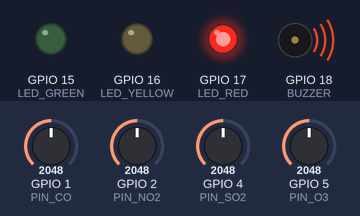
The sketch below on a simulated ESP32-S3. On the bench: output pins drawn as LEDs (lit = HIGH), buzzer (waves = sounding). The inputs (shaded band) are chosen by the test bench; at power-on: GPIO 1 (PIN_CO) = 2048, GPIO 4 (PIN_SO2) = 2048, GPIO 2 (PIN_NO2) = 2048, GPIO 5 (PIN_O3) = 2048 (analog values on the 0–4095 scale). WiFi joins after 1.5 s; servers stay silent unless stated; random numbers use the default seed unless the sketch sets one; web services answer with replies made up by the test bench; what the sketch prints to the serial monitor is not drawn.

Above: at 2.7 s.
2.8 s: GPIO 1 (PIN_CO) set to 453
6.9 s: GPIO 1 (PIN_CO) set to 398
At 10.9 s:
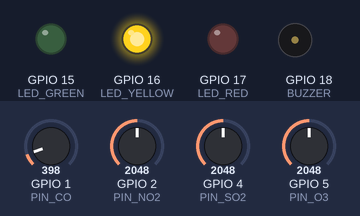
11.0 s: GPIO 1 (PIN_CO) set to 172
12.5 s: GPIO 4 (PIN_SO2) set to 180
15.9 s: GPIO 4 (PIN_SO2) set to 152
At 17.5 s:
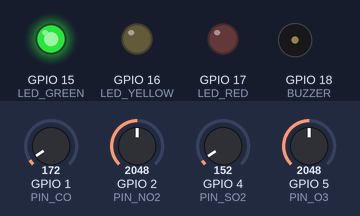
19.2 s: GPIO 4 (PIN_SO2) set to 26
Timing chart, 0 to 22.2 s (numbered marks = the images above; inputs shaded):
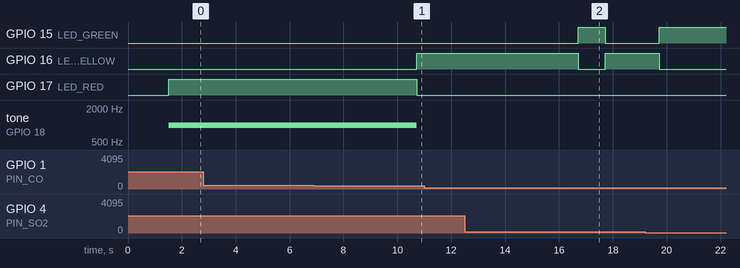

Measured:
- the behaviour switches between 417 and 416 on GPIO 1 (PIN_CO) (found by bisection; images 0 and 1)
- the behaviour switches between 169 and 168 on GPIO 4 (PIN_SO2) (found by bisection; images 1 and 2)
- after the input at 2.8 s, every drawn part: stays the same
- after the input at 6.9 s, GPIO 16 (LED_YELLOW): LOW → HIGH after 3.8 s; GPIO 17 (LED_RED): HIGH → LOW after 3.8 s; tone on GPIO 18 (BUZZER): 1000 Hz → silent after 3.8 s
- after the input at 11.0 s, every drawn part: stays the same
- after the input at 12.5 s, every drawn part: stays the same
- after the input at 15.9 s, GPIO 15 (LED_GREEN): LOW → HIGH after 0.82 s, → LOW 1.0 s later; GPIO 16 (LED_YELLOW): HIGH → LOW after 0.82 s, → HIGH 1.0 s later

The sketch:

sketch.ino
```cpp
#include <WiFi.h>
#include <WiFiClientSecure.h>
#include <HTTPClient.h>
#include "aq_model.h"

// ---- WiFi / ThingSpeak settings ----
const char* WIFI_SSID    = "Wokwi-GUEST";
const char* WIFI_PASS    = "";
const char* TS_WRITE_KEY = "YOUR_WRITE_API_KEY";
const unsigned long UPLOAD_INTERVAL_MS = 20000;

// ---- Pins (ADC1 pins, safe to use with WiFi) ----
const int PIN_CO  = 1;
const int PIN_NO2 = 2;
const int PIN_SO2 = 4;
const int PIN_O3  = 5;

const int LED_GREEN  = 15;
const int LED_YELLOW = 16;
const int LED_RED    = 17;
const int BUZZER     = 18;

// ---- Full-scale value of each pot, in the SAME units as the training CSV ----
const float CO_MAX  = 3534.0f;
const float NO2_MAX = 110.0f;
const float SO2_MAX = 173.0f;
const float O3_MAX  = 212.0f;

const int ADC_MAX = 4095;   // 12-bit ADC

const char* CLASS_NAMES[] = {"Good", "Moderate", "Poor"};
unsigned long lastUpload = 0;

// ---- Simulated sensor noise (simulation only) ----
const bool  SIMULATE_NOISE = true;
const float NOISE_FRACTION = 0.01f;

float readScaled(int pin, float maxValue) {
  float v = (analogRead(pin) / (float)ADC_MAX) * maxValue;
  if (SIMULATE_NOISE) {
    v += (random(-1000, 1001) / 1000.0f) * NOISE_FRACTION * maxValue;
    if (v < 0) v = 0;
    if (v > maxValue) v = maxValue;
  }
  return v;
}

void showClass(int cls) {
  digitalWrite(LED_GREEN,  cls == 0);
  digitalWrite(LED_YELLOW, cls == 1);
  digitalWrite(LED_RED,    cls == 2);
  if (cls == 2) tone(BUZZER, 1000);   // alarm only for Poor
  else          noTone(BUZZER);
}

bool connectWiFi() {
  if (WiFi.status() == WL_CONNECTED) return true;
  Serial.print("Connecting to WiFi");
  WiFi.begin(WIFI_SSID, WIFI_PASS, 6);          // channel 6 speeds up connection in Wokwi
  unsigned long start = millis();
  while (WiFi.status() != WL_CONNECTED && millis() - start < 10000) {
    delay(250);
    Serial.print(".");
  }
  Serial.println(WiFi.status() == WL_CONNECTED ? " connected" : " FAILED");
  return WiFi.status() == WL_CONNECTED;
}

bool uploadToThingSpeak(float co, float no2, float so2, float o3, int cls) {
  if (!connectWiFi()) return false;

  WiFiClientSecure client;
  client.setInsecure();
  HTTPClient http;

  // NOTE: Arduino's String(float, digits) pads small numbers with a leading space
  char params[128];
  snprintf(params, sizeof(params),
           "&field1=%.0f&field2=%.1f&field3=%.1f&field4=%.1f&field5=%d",
           co, no2, so2, o3, cls);
  String url = String("https://api.thingspeak.com/update?api_key=") + TS_WRITE_KEY + params;

  if (!http.begin(client, url)) {
    Serial.println("HTTP begin failed");
    return false;
  }
  int code = http.GET();
  String body = http.getString();
  http.end();

  Serial.printf("ThingSpeak: HTTP %d, entry id %s\n", code, body.c_str());
  return code == 200 && body != "0";
}

void setup() {
  Serial.begin(115200);
  analogReadResolution(12);
  pinMode(LED_GREEN, OUTPUT);
  pinMode(LED_YELLOW, OUTPUT);
  pinMode(LED_RED, OUTPUT);
  pinMode(BUZZER, OUTPUT);
  connectWiFi();
}

void loop() {
  float co  = readScaled(PIN_CO,  CO_MAX);
  float no2 = readScaled(PIN_NO2, NO2_MAX);
  float so2 = readScaled(PIN_SO2, SO2_MAX);
  float o3  = readScaled(PIN_O3,  O3_MAX);

  // On-device inference
  int cls = aq_predict(co, no2, so2, o3);
  showClass(cls);

  // Inference time: average over many calls with inputs the compiler cannot pre-compute
  volatile float v_co = co, v_no2 = no2, v_so2 = so2, v_o3 = o3;
  volatile int sink = 0;
  unsigned long t0 = micros();
  for (int i = 0; i < 1000; i++) {
    sink = aq_predict(v_co, v_no2, v_so2, v_o3);
  }
  float usPerCall = (micros() - t0) / 1000.0f;

  Serial.printf("CO=%.0f NO2=%.1f SO2=%.1f O3=%.1f -> %s (%.2f us/inference)\n",
                co, no2, so2, o3, CLASS_NAMES[cls], usPerCall);

  // Periodic cloud upload (first upload happens immediately)
  if (lastUpload == 0 || millis() - lastUpload >= UPLOAD_INTERVAL_MS) {
    uploadToThingSpeak(co, no2, so2, o3, cls);
    lastUpload = millis();
  }

  delay(1000);
}
```

aq_model.h
```cpp
// Auto-generated decision tree. Do not edit by hand.
// Features (in order): CO, NO2, SO2, O3
// Classes: 0=Good, 1=Moderate, 2=Poor
#pragma once

static inline int aq_predict(float co, float no2, float so2, float o3) {
    if (co <= 435.5f) {
        if (co <= 204.5f) {
            if (so2 <= 5.55000019f) {
                if (co <= 183.5f) {
                    if (so2 <= 0.449999988f) {
                        return 0;   // Good
                    } else {
                        return 0;   // Good
                    }
                } else {
                    if (o3 <= 40.5f) {
                        return 0;   // Good
                    } else {
                        return 0;   // Good
                    }
                }
            } else {
                if (so2 <= 13.9499998f) {
                    if (o3 <= 86.5f) {
                        return 0;   // Good
                    } else {
                        return 1;   // Moderate
                    }
                } else {
                    if (no2 <= 19.4500008f) {
                        return 1;   // Moderate
                    } else {
                        return 1;   // Moderate
                    }
                }
            }
        } else {
            if (so2 <= 8.14999962f) {
                if (o3 <= 31.5f) {
                    if (co <= 255.5f) {
                        return 1;   // Moderate
                    } else {
                        return 1;   // Moderate
                    }
                } else {
                    if (o3 <= 78.5f) {
                        return 0;   // Good
                    } else {
                        return 1;   // Moderate
                    }
                }
            } else {
                if (o3 <= 86.5f) {
                    if (so2 <= 13.3500004f) {
                        return 1;   // Moderate
                    } else {
                        return 1;   // Moderate
                    }
                } else {
                    if (co <= 325.5f) {
                        return 1;   // Moderate
                    } else {
                        return 2;   // Poor
                    }
                }
            }
        }
    } else {
        if (so2 <= 18.25f) {
            if (o3 <= 34.5f) {
                if (no2 <= 30.1500015f) {
                    if (so2 <= 11.2999992f) {
                        return 1;   // Moderate
                    } else {
                        return 2;   // Poor
                    }
                } else {
                    if (so2 <= 13.3500004f) {
                        return 1;   // Moderate
                    } else {
                        return 1;   // Moderate
                    }
                }
            } else {
                if (so2 <= 10.9499998f) {
                    if (so2 <= 6.44999981f) {
                        return 0;   // Good
                    } else {
                        return 1;   // Moderate
                    }
                } else {
                    if (co <= 565.5f) {
                        return 2;   // Poor
                    } else {
                        return 2;   // Poor
                    }
                }
            }
        } else {
            if (co <= 563.5f) {
                if (o3 <= 66.5f) {
                    if (so2 <= 25.6500015f) {
                        return 1;   // Moderate
                    } else {
                        return 2;   // Poor
                    }
                } else {
                    if (o3 <= 149.5f) {
                        return 2;   // Poor
                    } else {
                        return 2;   // Poor
                    }
                }
            } else {
                if (so2 <= 29.6500015f) {
                    if (co <= 621.5f) {
                        return 2;   // Poor
                    } else {
                        return 2;   // Poor
                    }
                } else {
                    if (co <= 672.5f) {
                        return 2;   // Poor
                    } else {
                        return 2;   // Poor
                    }
                }
            }
        }
    }
}
```
